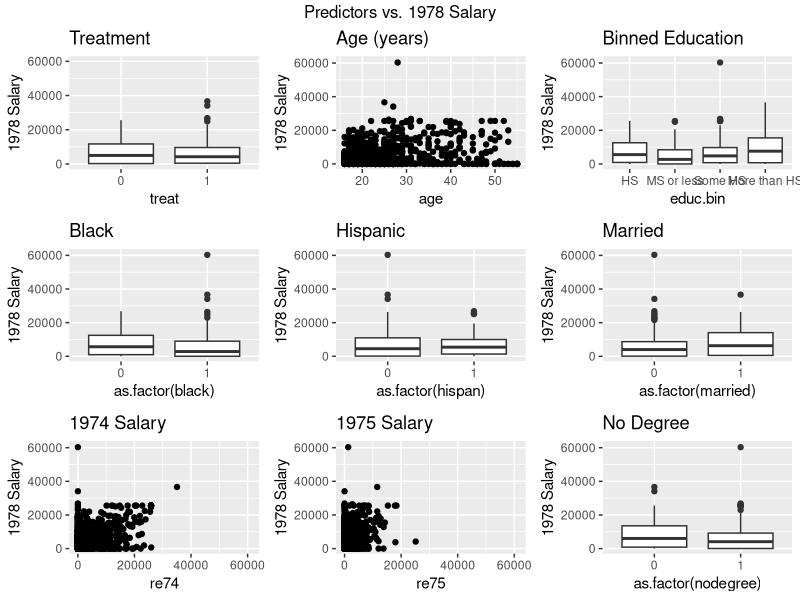
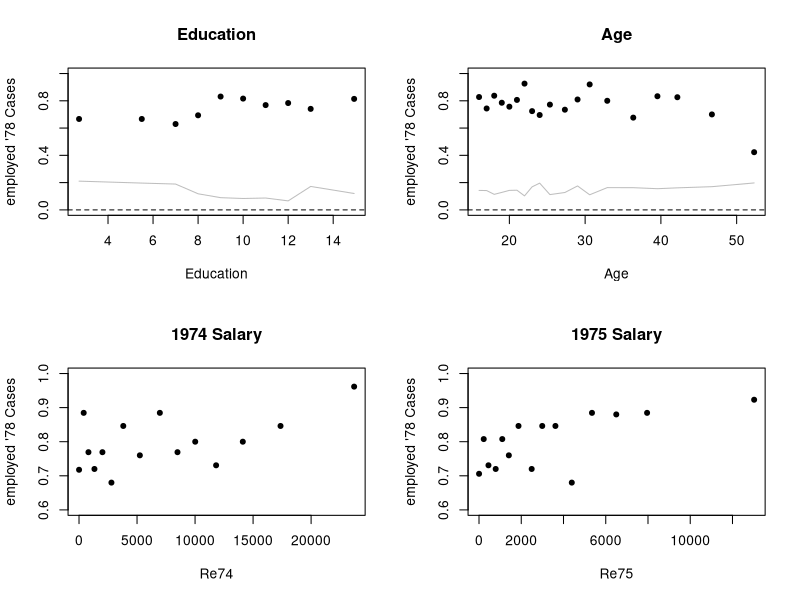
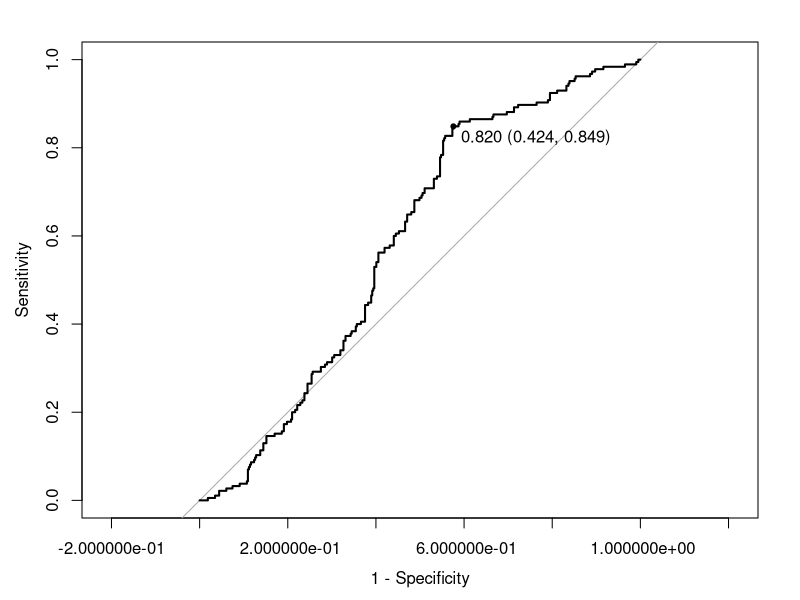
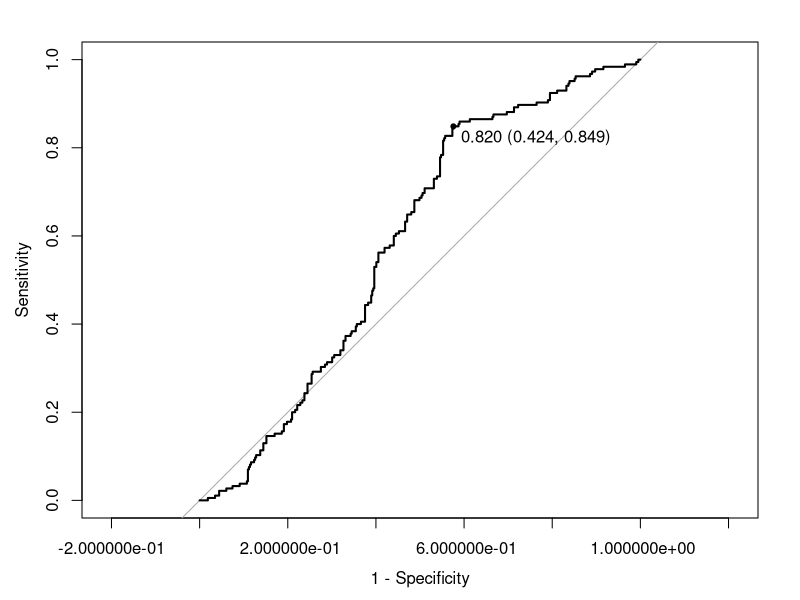
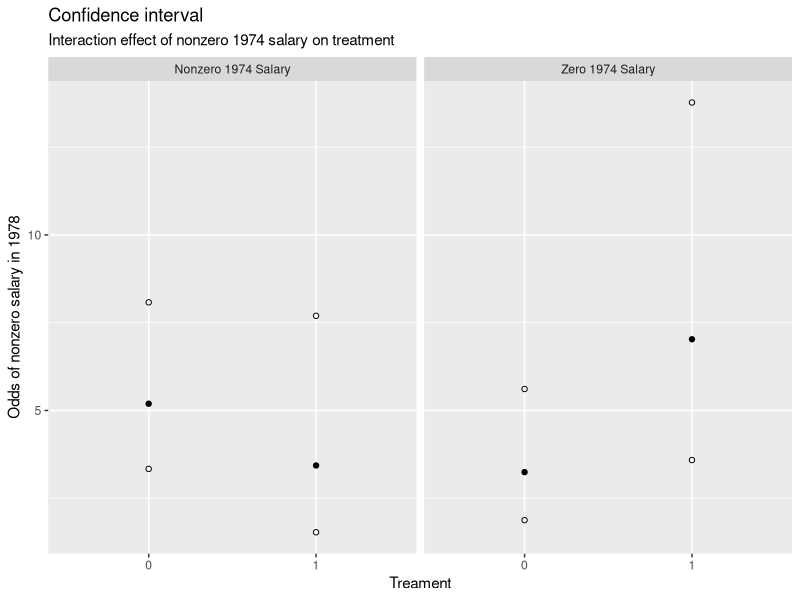
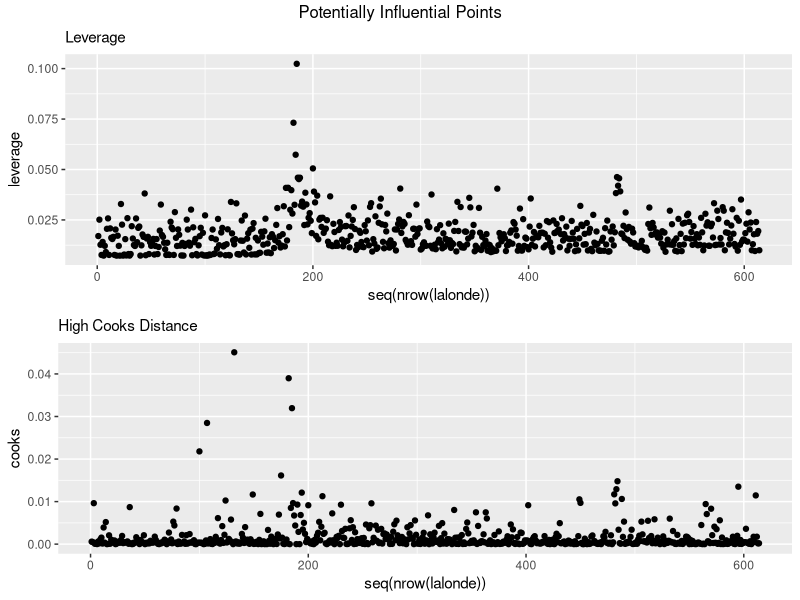
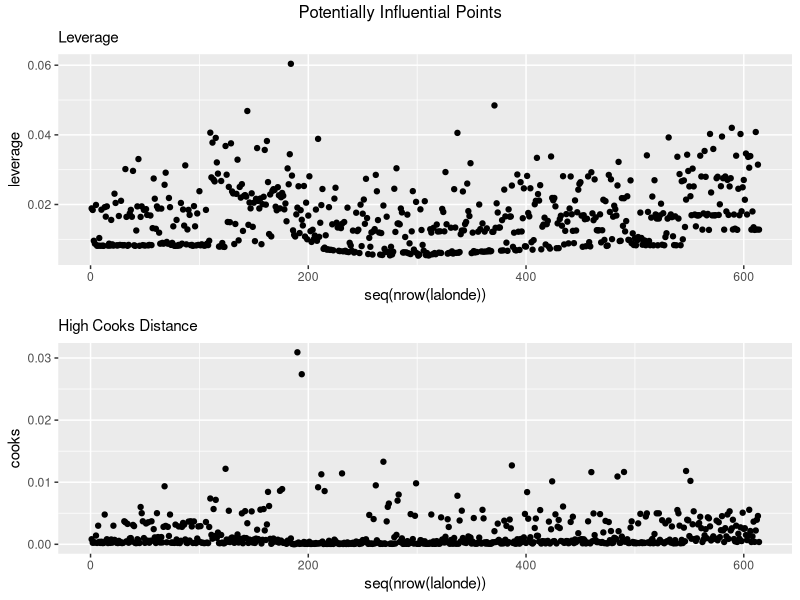

Reproduce these figures in R, in order.
## ---- chunk 1
knitr::opts_chunk$set(echo = TRUE)
setwd('/Users/annaberman/Desktop/702 Modeling/Assignments/Team Project #1')
library(ggplot2)
library(dplyr)
library(gridExtra)
library(arm)
library(MASS)
library(pROC)
library(kableExtra)
## ---- chunk 2
# Load the data
lalonde <- read.csv('lalondedata.txt') %>%
    mutate(treat = as.factor(treat)) %>%
    mutate(treat = factor(treat, levels = c(0, 1))) %>%
    # mean centering
    mutate(re78c = re78 - mean(re78),
           re75c = re75 - mean(re75),
           re74c = re74 - mean(re74),
           agec = age - mean(age)) %>%
    # Employed in 1978
    mutate(employed78 = ifelse(re78 > 0, 1, 0),
           employed74 = ifelse(re74 > 0, 1, 0)) %>%
    # educ
    mutate(educ.bin = ifelse(educ < 9, 'MS or less',
                             ifelse(educ < 12, 'Some HS',
                                    ifelse(educ == 12, 'HS', 'More than HS')))) %>%
    mutate(educ.bin = factor(educ.bin, levels = c('HS', 'MS or less', 'Some HS', 'More than HS'))) %>%
    mutate(educ.bin2 = ifelse(educ < 9, 'MS or less', 'Some HS +')) %>%
    mutate(educ.bin2 = factor(educ.bin2, levels = c('Some HS +', 'MS or less'))) %>%
    # age polynomial
    mutate(age2 = agec**2, age3 = agec**3) 

summary(lalonde)
## ---- chunk 3
# TREAT
e1 <- ggplot(lalonde) +
    geom_boxplot(mapping = aes(x = treat, y = re78)) + 
    ylim(c(0,60000)) + 
    ggtitle('Treatment') +
    ylab('1978 Salary')

# AGE
e2 <- ggplot(lalonde) +
    geom_point(mapping = aes(x = age, y = re78)) + 
    ylim(c(0,61000)) + 
    ggtitle('Age (years)') +
    ylab('1978 Salary')


# EDCU.BIN
e3 <- ggplot(lalonde) +
    geom_boxplot(mapping = aes(x = educ.bin, y = re78)) + 
    ylim(c(0,61000)) + 
    ggtitle('Binned Education') +
    ylab('1978 Salary')


# BLACK
e4 <- ggplot(lalonde) +
    geom_boxplot(mapping = aes(x = as.factor(black), y = re78)) + 
    ylim(c(0,61000)) + 
    ggtitle('Black') +
    ylab('1978 Salary')


# HISPAN
e5 <- ggplot(lalonde) +
    geom_boxplot(mapping = aes(x = as.factor(hispan), y = re78)) + 
    ylim(c(0,61000)) + 
    ggtitle('Hispanic') +
    ylab('1978 Salary')


# MARRIED
e6 <- ggplot(lalonde) +
    geom_boxplot(mapping = aes(x = as.factor(married), y = re78)) + 
    ylim(c(0,61000)) + 
    ggtitle('Married') +
    ylab('1978 Salary')


# RE74
e7 <- ggplot(lalonde) +
    geom_point(mapping = aes(x = re74, y = re78)) + 
    ylim(c(0,61000)) + 
    xlim(c(0,61000)) +
    ggtitle('1974 Salary') +
    ylab('1978 Salary')


# RE75
e8 <- ggplot(lalonde) +
    geom_point(mapping = aes(x = re75, y = re78)) + 
    ylim(c(0,61000)) + 
    xlim(c(0,61000)) + 
    ggtitle('1975 Salary') +
    ylab('1978 Salary')

# NODEGREE
e9 <- ggplot(lalonde) +
    geom_boxplot(mapping = aes(x = as.factor(nodegree), y = re78)) + 
    ylim(c(0,61000))+ 
    ggtitle('No Degree') +
    ylab('1978 Salary')


# Plot all the plots together
grid.arrange(e1, e2, e3, e4, e5, e6, e7, e8, e9,
             top = 'Predictors vs. 1978 Salary')
## ---- chunk 4
final_linear_fit <- lm(re78 ~ treat + agec + educ.bin + black + hispan + married + re74c + re75c, data = lalonde)
summary(final_linear_fit)

coeff <- cbind(summary(final_linear_fit)$coefficients[, c(1,2)],
               confint(final_linear_fit))
coeff <- data.frame(coeff) 
names(coeff) <- c('Estimate', 'Std.Error', '2.5%', '97.5%')
## ---- chunk 5
# Create table of means
treat <- tapply(lalonde$employed78, lalonde$treat, mean)
educ.bin2 <- tapply(lalonde$employed78, lalonde$educ.bin2, mean) 
black <- tapply(lalonde$employed78, lalonde$black, mean) 
hispan <- tapply(lalonde$employed78, lalonde$hispan, mean) 
married <- tapply(lalonde$employed78, lalonde$married, mean) 
nodegree <- tapply(lalonde$employed78, lalonde$nodegree, mean) 

# Print table
rbind(treat, educ.bin2, black, hispan, married, nodegree) %>%
    round(2) %>%
    kable(caption = 'Average employed \'78 Cases by predictor')

par(mfrow = c(2,2))
#EDUC
binnedplot(x = lalonde$educ, y = lalonde$employed78,
           xlab = 'Education', ylab = 'employed \'78 Cases',
           ylim = c(0,1),
           main = 'Education')

# AGE
binnedplot(x = lalonde$age, y = lalonde$employed78,
           xlab = 'Age', ylab = 'employed \'78 Cases',
           ylim = c(0,1),
           main = 'Age')


# RE74
binnedplot(x = lalonde$re74, y = lalonde$employed78,
           xlab = 'Re74', ylab = 'employed \'78 Cases',
           ylim = c(.6,1),
           main = '1974 Salary')

# RE75
binnedplot(x = lalonde$re75, y = lalonde$employed78,
           xlab = 'Re75', ylab = 'employed \'78 Cases',
           ylim = c(.6,1),
           main = '1975 Salary')
par(mfrow = c(1,1))
## ---- chunk 6
# Final fit
final_log_fit <- glm(employed78 ~ treat*employed74 + agec + 
                         married + black + hispan + educ.bin2 + re75c, 
                     data = lalonde, family = binomial)
summary(final_log_fit)

roc <- roc(lalonde$treat, fitted(final_log_fit), plot=T, legacy.axes=T, print.thres="best")
roc(lalonde$treat, fitted(final_log_fit), plot=T, legacy.axes=T, print.thres="best")

# Confusion matrix
threshold <- .820
matrix <- round(prop.table(table(lalonde$employed78, 
                                 final_log_fit$fitted > threshold), 1)*100,1)
table(lalonde$employed78,final_log_fit$fitted > threshold)

# Coefficient matrix
coeff <- cbind(exp(summary(final_log_fit)$coefficients[, 1]),
               exp(confint(final_log_fit)))
coeff <- data.frame(coeff) 
names(coeff) <- c('Estimate', '2.5%', '97.5%')
## ---- chunk 7
# Rebase our models so we can discuss the impacts of 1974 nonzero salary
# Nonzero 1974
lalonde_1974 <- lalonde %>% 
    mutate(employed74 = factor(employed74, levels = c(1,0)))

log_fit_74 <- glm(employed78 ~ treat*employed74 + agec + age2 + age3 + 
                         married + black + hispan + educ.bin2 + re75c, 
                     data = lalonde_1974, family = binomial)
coeff_74 <- cbind(exp(summary(log_fit_74)$coefficients[, 1]),
               exp(confint(log_fit_74)))
coeff_74 <- data.frame(coeff_74) 
names(coeff_74) <- c('Estimate', '2.5%', '97.5%')

## ---- chunk 8
# Create dummy dataset for charting
newval <- data.frame(treat = as.factor(c(0,0,1,1)),
                     employed74 = c(0,1,0,1),
                     agec = 0,
                     married = 0,
                     black = 0,
                     hispan = 0,
                     educ.bin2 = 'Some HS +',
                     re75c = 0)

# Predict responses
predict <- predict.glm(final_log_fit, newval, interval = 'response', se.fit = TRUE)

# Create confidence interval
t <- 1.96 ## approx 95% CI
upr <- predict$fit + (t * predict$se.fit)
lwr <- predict$fit - (t * predict$se.fit)
fit <- predict$fit

# Append predictions
newval <- newval %>%
    mutate(fit = exp(fit),
           lwr = exp(lwr),
           upr = exp(upr))

newval %>%
    mutate(employed74 = ifelse(employed74 == 0, 'Zero 1974 Salary', 'Nonzero 1974 Salary')) %>%
    ggplot() + 
    facet_grid(. ~ employed74) +
    geom_point(mapping = aes(x = treat, y = fit) ) + 
    geom_point(mapping = aes(x = treat, y = lwr), shape = 1) +
    geom_point(mapping = aes(x = treat, y = upr), shape = 1) +
    ylab('Odds of nonzero salary in 1978') + 
    xlab('Treament') +
    ggtitle('Confidence interval') + 
    labs(subtitle = 'Interaction effect of nonzero 1974 salary on treatment')
    

## ---- chunk 9
library(MASS)
# Calcate leveage and cooks distance for each observation
leverage = hatvalues(final_linear_fit)
cooks = cooks.distance(final_linear_fit)

# Append leverage and cooks to our data
leverage <- lalonde %>%
    mutate(leverage, cooks)

# Plot leverage vs. id
l <- ggplot(data = leverage) +
    geom_point(mapping = aes(x = seq(nrow(lalonde)), y = leverage)) +
    labs(subtitle = 'Leverage')
# Plot cooks vs. id
c <- ggplot(data = leverage) +
    geom_point(mapping = aes(x = seq(nrow(lalonde)), y = cooks)) +
    labs(subtitle = 'High Cooks Distance')

grid.arrange(l, c, top = 'Potentially Influential Points')

# Take a look at the potentially influential points
leverage %>%
    filter(leverage > .05 | cooks > .02)
## ---- chunk 10
library(MASS)
# Calcate leveage and cooks distance for each observation
leverage = hatvalues(final_log_fit)
cooks = cooks.distance(final_log_fit)

# Append leverage and cooks to our data
leverage <- lalonde %>%
    mutate(leverage, cooks)

# Plot leverage vs. id
l <- ggplot(data = leverage) +
    geom_point(mapping = aes(x = seq(nrow(lalonde)), y = leverage)) +
    labs(subtitle = 'Leverage')
# Plot cooks vs. id
c <- ggplot(data = leverage) +
    geom_point(mapping = aes(x = seq(nrow(lalonde)), y = cooks)) +
    labs(subtitle = 'High Cooks Distance')

grid.arrange(l, c, top = 'Potentially Influential Points')

# Take a look at the potentially influential points
leverage %>%
    filter(leverage > .05 | cooks > .02)
